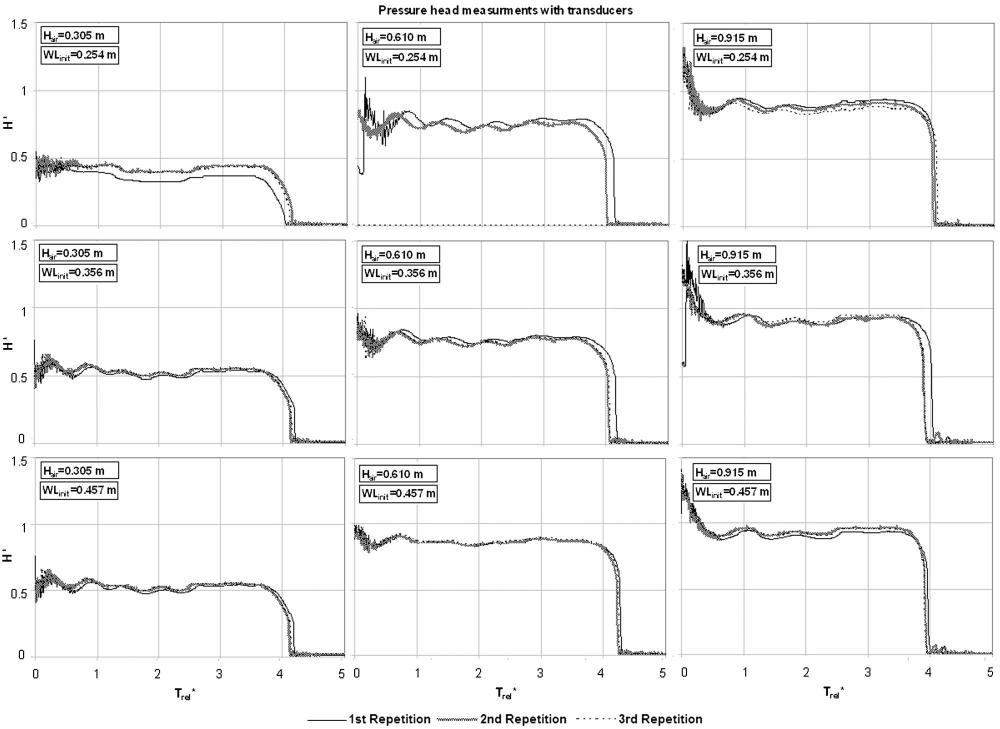
#> input picture tests/test_01_vw2011/cases/B_Dt12p7_Ha0610_Yfs0356/reference/paper_scans/raw_p5_x101_2000x1457.png, 2000 x 1457 px, found by its file name (shown at 1/2 size)
$ python digitize_paper_curves.py
#> lines starting #> are read from the running program, lines starting #| are printed output that depends on the picture; after the words box and inside, x2 and y2 are one past the last pixel; in counts of white or black regions, pixels touching at a corner belong together
# -*- coding: utf-8 -*-
"""Digitize the V&W (2011) JHE experimental curves for the selected case
(D_t = 12.7 mm -> D_t* = 0.135, H_a0 = 0.610 m, WL_init = 0.356 m).

Sources (native-resolution bitmaps extracted from the paper PDF):
  * _paper_figs/raw_p5_x101_2000x1457.png  = Fig. 6  (normalized pressure head H*,
    3x3 panels, x: T*_ref 0..5, y: H* 0..1.5) -- CENTER panel is our case.
  * _paper_figs/raw_p7_x121_2145x1534.png  = Fig. 8  (normalized Y*_fs & Y*_int,
    3x3 panels, x: T*_ref 3..5, y: Y* 0..1)   -- CENTER panel is our case.

Outputs (paper_reference/digitized/):
  * fig6_center_Hstar_band.csv   : Tstar, Hstar_med, Hstar_min, Hstar_max
  * fig8_center_levels.csv       : Tstar, Ystar, kind (fs = filled/x markers, int = open markers)
  * debug_fig6_panels.png / debug_fig8_panels.png   (detected panel boxes)
  * debug_fig6_extract.png / debug_fig8_extract.png (extraction overlay)
"""
from __future__ import annotations

import csv
from pathlib import Path

import numpy as np
from PIL import Image
from scipy import ndimage

HERE = Path(__file__).resolve().parent
FIGS = HERE / "_paper_figs"
OUT = HERE / "paper_reference" / "digitized"
OUT.mkdir(parents=True, exist_ok=True)

FIG6 = FIGS / "raw_p5_x101_2000x1457.png"   # pressure heads, Dt*=0.135
FIG8 = FIGS / "raw_p7_x121_2145x1534.png"   # levels, Dt*=0.135


def load_gray(p: Path) -> np.ndarray:
    return np.asarray(Image.open(p).convert("L"), dtype=np.uint8)


# [13 lines left out: function _cluster, not called in this run]


def find_panels(gray: np.ndarray, dark_thresh: int = 185):
    """Locate the 3x3 panel plot boxes via dilated connected components.

    The scan breaks border lines into fragments, so the raw binary image is
    dilated (2 px) first; each panel border box then forms one large
    component. The plot-area rectangle is refined inside each component bbox
    by finding the strongest dark row/column near each bbox edge (tick marks
    that stick out are short and cannot win). Returns [row][col] boxes in
    original-image pixel coordinates.
    """
    H, W = gray.shape
    boxes = []
    for thr in (dark_thresh, 200, 210):
        binm0 = gray < thr
        binm = ndimage.binary_dilation(binm0, iterations=2)
        lab, n = ndimage.label(binm)
        slices = ndimage.find_objects(lab)
        boxes = []
        for sl in slices:
            if sl is None:
                continue
            bh = sl[0].stop - sl[0].start
            bw = sl[1].stop - sl[1].start
            if bh < 0.20 * H or bw < 0.22 * W or bh > 0.45 * H or bw > 0.45 * W:
                continue
            ys0, ys1 = sl[0].start, sl[0].stop
            xs0, xs1 = sl[1].start, sl[1].stop
            sub = binm0[ys0:ys1, xs0:xs1]
            h, w = sub.shape
            edge = 24
            colcnt = sub.sum(axis=0)
            rowcnt = sub.sum(axis=1)
            x_left = int(np.argmax(colcnt[:edge]))
            x_right = w - edge + int(np.argmax(colcnt[-edge:]))
            y_top = int(np.argmax(rowcnt[:edge]))
            y_bot = h - edge + int(np.argmax(rowcnt[-edge:]))
            boxes.append((xs0 + x_left, xs0 + x_right, ys0 + y_top, ys0 + y_bot))
        if len(boxes) == 9:
            break
    if len(boxes) != 9:
        raise RuntimeError(f"expected 9 panel boxes, got {len(boxes)}: {boxes}")
    boxes.sort(key=lambda b: (b[2] + b[3]))          # by vertical position
    rows = [sorted(boxes[3 * r:3 * r + 3], key=lambda b: b[0]) for r in range(3)]
    return rows, boxes


def label_boxes_in_panel(gray: np.ndarray, box, dark_thresh: int = 185):
    """Find the in-panel H_air/WL_init label boxes (rectangular frames
    ~160x80 px) and return their bboxes in panel-crop coordinates.

    A genuine label box has a straight frame: its bbox top AND bottom rows are
    almost fully dark. Merged marker clusters of similar size fail that test.
    """
    x0, x1, y0, y1 = box
    sub = gray[y0 + 3:y1 - 2, x0 + 3:x1 - 2] < dark_thresh
    sub = ndimage.binary_dilation(sub, iterations=1)
    lab, n = ndimage.label(sub)
    out = []
    for i, sl in enumerate(ndimage.find_objects(lab), start=1):
        if sl is None:
            continue
        bh = sl[0].stop - sl[0].start
        bw = sl[1].stop - sl[1].start
        if not (40 <= bh <= 160 and 100 <= bw <= 340):
            continue
        mask = lab[sl] == i
        top_cov = mask[0:3].any(axis=0).sum() / bw
        bot_cov = mask[-3:].any(axis=0).sum() / bw
        if top_cov > 0.8 and bot_cov > 0.8:
            out.append((sl[1].start, sl[1].stop, sl[0].start, sl[0].stop))
    return out


def draw_panel_debug(gray: np.ndarray, panels, out_png: Path, center=(1, 1)):
    import matplotlib
    matplotlib.use("Agg")
    import matplotlib.pyplot as plt
    from matplotlib.patches import Rectangle

    fig, ax = plt.subplots(figsize=(11, 8))
    ax.imshow(gray, cmap="gray", vmin=0, vmax=255)
    for r in range(3):
        for c in range(3):
            x0, x1, y0, y1 = panels[r][c]
            ec = "#ef4444" if (r, c) == center else "#2b7fff"
            ax.add_patch(Rectangle((x0, y0), x1 - x0, y1 - y0, fill=False, edgecolor=ec, lw=1.6))
    ax.set_title("detected panel plot boxes (red = selected case panel)")
    ax.axis("off")
    fig.tight_layout()
    fig.savefig(out_png, dpi=140)
    plt.close(fig)


# ------------------------------------------------------------------ Fig. 6
def digitize_fig6(gray: np.ndarray, box, xlim=(0.0, 5.0), ylim=(0.0, 1.5),
                  dark_thresh: int = 150, label_masks=()):
    """Extract the pressure-head repetition band from one panel.

    label_masks: list of (mx0, mx1, my0, my1) bboxes (panel-crop coords) to
    blank out (the in-panel H_air/WL_init label boxes).
    """
    x0, x1, y0, y1 = box
    sub = gray[y0 + 3:y1 - 2, x0 + 3:x1 - 2]
    binm = sub < dark_thresh
    h, w = binm.shape

    for mx0, mx1, my0, my1 in label_masks:
        binm[max(my0 - 3, 0):my1 + 3, max(mx0 - 3, 0):mx1 + 3] = False

    Ts, med, lo, hi = [], [], [], []
    for px in range(w):
        ys = np.where(binm[:, px])[0]
        if ys.size == 0:
            continue
        tstar = xlim[0] + (px / (w - 1)) * (xlim[1] - xlim[0])
        # pixel row -> H*: row 0 = top = ylim[1]
        vals = ylim[1] - (ys / (h - 1)) * (ylim[1] - ylim[0])
        Ts.append(tstar)
        med.append(float(np.median(vals)))
        lo.append(float(vals.min()))
        hi.append(float(vals.max()))
    return np.array(Ts), np.array(med), np.array(lo), np.array(hi), binm


# ------------------------------------------------------------------ Fig. 8
def digitize_fig8(gray: np.ndarray, box, xlim=(3.0, 5.0), ylim=(0.0, 1.0),
                  dark_thresh: int = 150, label_masks=(),
                  max_cluster_h: int = 140, max_cluster_w: int = 260,
                  reclass_int_below: float = 0.5):
    """Extract Y*fs / Y*int scatter markers from one panel (Fig.7 or Fig.8 style).

    Marker classification: connected dark components; a component whose
    hole-filled area clearly exceeds its own area is an OPEN marker
    (diamond/square/circle = Y*_int); otherwise it is a filled marker or an
    'x' stroke (= Y*_fs).  Merged clusters up to max_cluster_h x max_cluster_w
    are split by distance-transform peaks.  Markers below reclass_int_below
    are forced to 'int' (the free surface never drops that low in these runs).
    """
    x0, x1, y0, y1 = box
    sub = gray[y0 + 3:y1 - 2, x0 + 3:x1 - 2]
    binm = sub < dark_thresh
    h, w = binm.shape

    for mx0, mx1, my0, my1 in label_masks:
        binm[max(my0 - 3, 0):my1 + 3, max(mx0 - 3, 0):mx1 + 3] = False

    def to_data(cx, cy):
        tstar = xlim[0] + (cx / (w - 1)) * (xlim[1] - xlim[0])
        ystar = ylim[1] - (cy / (h - 1)) * (ylim[1] - ylim[0])
        return tstar, ystar

    def center_is_open(cy, cx):
        """Open marker (ring) if the 3x3 neighbourhood of the centre is white."""
        y0w, y1w = max(int(cy) - 1, 0), min(int(cy) + 2, h)
        x0w, x1w = max(int(cx) - 1, 0), min(int(cx) + 2, w)
        return binm[y0w:y1w, x0w:x1w].sum() <= 2

    lab, n = ndimage.label(binm)
    pts = []
    comps = []
    for i, sl in enumerate(ndimage.find_objects(lab), start=1):
        if sl is None:
            continue
        mask = lab[sl] == i
        size = int(mask.sum())
        if size < 12:
            continue
        bh = sl[0].stop - sl[0].start
        bw = sl[1].stop - sl[1].start
        oy, ox = sl[0].start, sl[1].start
        if bh < 4 or bw < 4:                    # dust / grid dots
            continue
        if bh <= 30 and bw <= 30:
            # ---- single marker ----
            filled = ndimage.binary_fill_holes(mask)
            hole_ratio = float(filled.sum()) / size
            ys, xs = np.nonzero(mask)
            cx, cy = ox + float(xs.mean()), oy + float(ys.mean())
            kind = "int" if hole_ratio > 1.45 else "fs"
            tstar, ystar = to_data(cx, cy)
            pts.append((tstar, ystar, kind))
            comps.append((cx, cy, kind, size, hole_ratio))
        elif bh <= max_cluster_h and bw <= max_cluster_w:
            # ---- merged marker cluster: split by distance-transform peaks ----
            filled = ndimage.binary_fill_holes(mask)
            dist = ndimage.distance_transform_edt(filled)
            mx = ndimage.maximum_filter(dist, size=7)
            peaks = (dist >= mx - 1e-9) & (dist > 2.5)
            plab, pn = ndimage.label(peaks)
            if pn == 0:
                continue
            cents = ndimage.center_of_mass(peaks, plab, index=range(1, pn + 1))
            # merge peak centres closer than 6 px
            kept = []
            for cy0, cx0 in sorted(cents):
                if all((cy0 - ky) ** 2 + (cx0 - kx) ** 2 > 36.0 for ky, kx in kept):
                    kept.append((cy0, cx0))
            for cy0, cx0 in kept:
                cy, cx = oy + cy0, ox + cx0
                kind = "int" if center_is_open(cy, cx) else "fs"
                tstar, ystar = to_data(cx, cy)
                pts.append((tstar, ystar, kind))
                comps.append((cx, cy, kind, size, -1.0))
        # larger blobs (axis smears etc.) are ignored

    # zero-line placeholders (pre-arrival / post-event zeros) are dropped
    pts = [p for p in pts if p[1] > 0.03]
    # physics-informed reclassification: the free surface starts near
    # Y*fs0 = WL/L and only rises, so every marker below reclass_int_below is
    # necessarily the air-water interface (markers half-cut by the axis crop
    # sometimes fail the hollow test).
    pts = [(t, y, ("int" if y < reclass_int_below else k)) for (t, y, k) in pts]
    return pts, comps, binm


def main():
    import matplotlib
    matplotlib.use("Agg")
    import matplotlib.pyplot as plt

    # ---------------- Fig. 6 : pressure head ----------------
    g6 = load_gray(FIG6)
#> in load_gray, returned value is the input picture: shape (1457, 2000); min 0, max 255, mean 245.3
    panels6, _ = find_panels(g6)
#> the loop in find_panels, `for thr in (dark_thresh, 200, 210):` made 1 pass
#> n on pass 1: 266
#> pass 1, in find_panels, `lab, n = ndimage.label(binm)`:
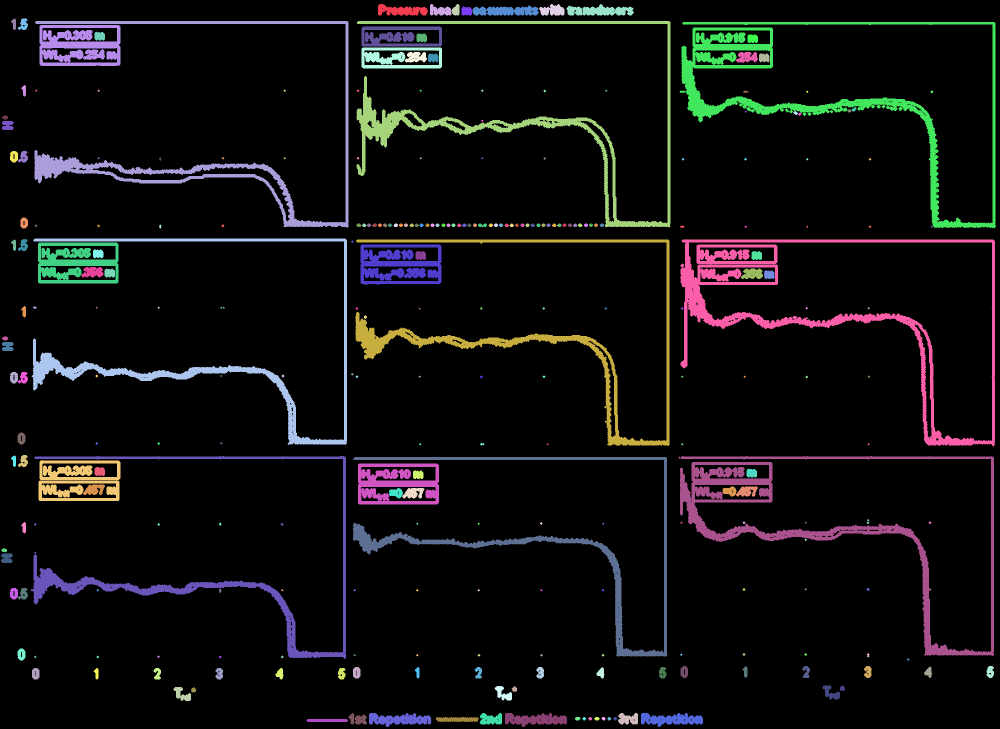
#> lab: shape (1457, 2000) int32 (shown at 1/2 size); 267 distinct labels, from 0 to 266; one colour per label, 0 black
#> in find_panels, `rows = [sorted(boxes[3 * r:3 * r + 3], key=lambda b: b[0]) for r in ra..`: rows = [[(81, 694, 44, 447), (726, 1337, 45, 449), (1382, 1987, 46, 449)], [(79, 690, 480, 884), (725, 1335, 481, 884), (1372, 1986, 482, 884)], [(81, 688, 915, 1308), (718, 1331, 917, 1308), (1363, 1984, 915, 1306)]]
#> panels6 has the same summary as rows in find_panels
    draw_panel_debug(g6, panels6, OUT / "debug_fig6_panels.png")
    box6 = panels6[1][1]
#> box6 = (725, 1335, 481, 884)
    masks6 = label_boxes_in_panel(g6, box6)
#> in label_boxes_in_panel, `x0, x1, y0, y1 = box`: x0 = 725; x1 = 1335; y0 = 481; y1 = 884
#> in label_boxes_in_panel, `lab, n = ndimage.label(sub)`:
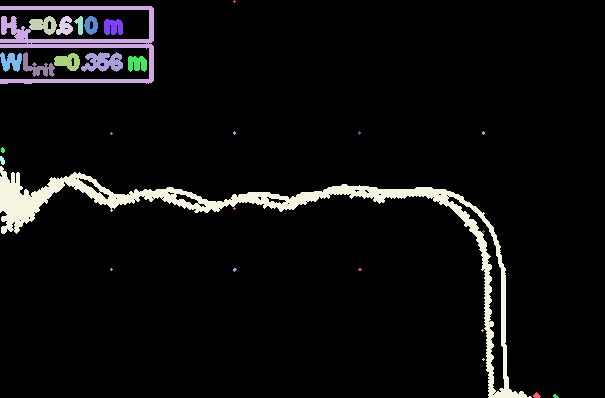
#> lab: shape (398, 605) int32; 29 distinct labels, from 0 to 28; one colour per label, 0 black
#> in label_boxes_in_panel, `lab, n = ndimage.label(sub)`: n = 28
#> the loop in label_boxes_in_panel, `for i, sl in enumerate(ndimage.find_objects(lab), start=1):` made 28 passes
#> (bh, bw) on passes 1, 3, 4, 5, 6, 7, 8, 9: (3, 3), (19, 28), (19, 17), (19, 9), (19, 14), (16, 19), (20, 22), (25, 32)
#> after the loop in label_boxes_in_panel, `for i, sl in enumerate(ndimage.find_objects(lab), start=1):`: out = [(0, 154, 6, 84)]
#> masks6 = [(0, 154, 6, 84)]
    print("fig6 label masks:", masks6)
#| fig6 label masks: [(0, 154, 6, 84)]
    T6, med6, lo6, hi6, bin6 = digitize_fig6(g6, box6, label_masks=masks6)
#> in digitize_fig6, `x0, x1, y0, y1 = box`: x0 = 725; x1 = 1335; y0 = 481; y1 = 884
#> the loop in digitize_fig6, `for mx0, mx1, my0, my1 in label_masks:` made 1 pass
#> after the loop in digitize_fig6, `for mx0, mx1, my0, my1 in label_masks:`:
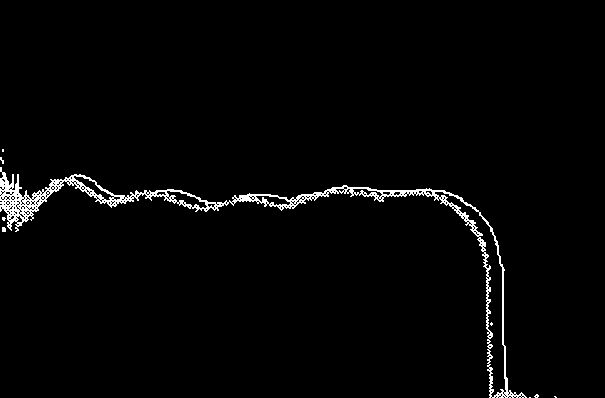
#> binm: shape (398, 605) bool; 2.1% white in thin lines or dots, all inside (x1, y1, x2, y2) = (0, 149, 557, 398)
#> the loop in digitize_fig6, `for px in range(w):` made 605 passes
#> ys on passes 35, 40, 43: [192, 193, 195, 196, 199, 200, 202, 203, 205, 206, 209, 210], [190, 191, 194, 195, 197, 198, 200, 201, 202, 203, 204, 205], [189, 190, 191, 194, 195, 197, 198, 200, 201, 202]
#> after the loop in digitize_fig6, `for px in range(w):`: Ts = 537 values from 0 to 4.6; hi = 537 values, max 0.937 at index 2, min 0 at index 526, mean 0.726; lo = 537 values, max 0.82 at index 64, min 0 at index 489, mean 0.665; med = 537 values, max 0.824 at index 65, min 0 at index 526, mean 0.695
#> T6 = 537 values from 0 to 4.6; med6 has the same summary as med in digitize_fig6; lo6 has the same summary as lo in digitize_fig6; hi6 has the same summary as hi in digitize_fig6
    with (OUT / "fig6_center_Hstar_band.csv").open("w", newline="") as f:
        wcsv = csv.writer(f)
        wcsv.writerow(["Tstar", "Hstar_med", "Hstar_min", "Hstar_max"])
        for row in zip(T6, med6, lo6, hi6):
            wcsv.writerow([f"{v:.5f}" for v in row])
#> this loop made 537 passes
#> row on passes 1 to 3: (0, 0.784, 0.703, 0.907), (0.00828, 0.803, 0.707, 0.907), (0.0166, 0.778, 0.627, 0.937)

    fig, (a1, a2) = plt.subplots(1, 2, figsize=(13, 4.6))
    a1.imshow(bin6, cmap="gray_r")
    a1.set_title("Fig.6 center panel: extracted dark pixels (label box masked)")
    a2.fill_between(T6, lo6, hi6, color="#9ca3af", alpha=0.45, label="digitized min-max band")
    a2.plot(T6, med6, color="#111827", lw=1.2, label="digitized median")
    a2.set_xlim(0, 5); a2.set_ylim(0, 1.5); a2.grid(alpha=0.3)
    a2.set_xlabel("T*_ref"); a2.set_ylabel("H*")
    a2.legend(frameon=False, fontsize=8)
    a2.set_title("digitized H* (paper Fig.6, Ha0=0.610, WL=0.356)")
    fig.tight_layout(); fig.savefig(OUT / "debug_fig6_extract.png", dpi=140); plt.close(fig)

    # ---------------- Fig. 8 : levels ----------------
    g8 = load_gray(FIG8)
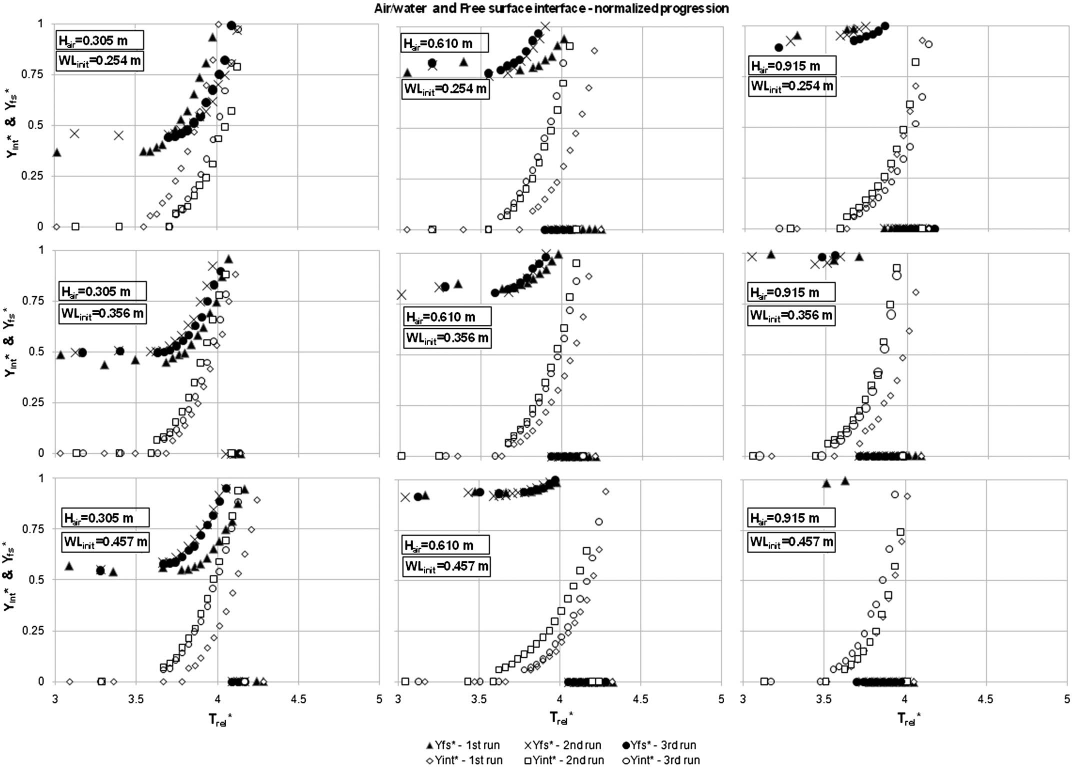
#> input picture tests/test_01_vw2011/cases/B_Dt12p7_Ha0610_Yfs0356/reference/paper_scans/raw_p7_x121_2145x1534.png, 2145 x 1534 px, found by its file name (shown at 1/2 size)
#> in load_gray, returned value is the input picture: shape (1534, 2145); min 0, max 255, mean 242.9
    panels8, _ = find_panels(g8)
#> the loop in find_panels (call 2), `for thr in (dark_thresh, 200, 210):` made 2 passes
#> n on passes 1 to 2: 537, 199
#> pass 1, in find_panels (call 2), `lab, n = ndimage.label(binm)`:
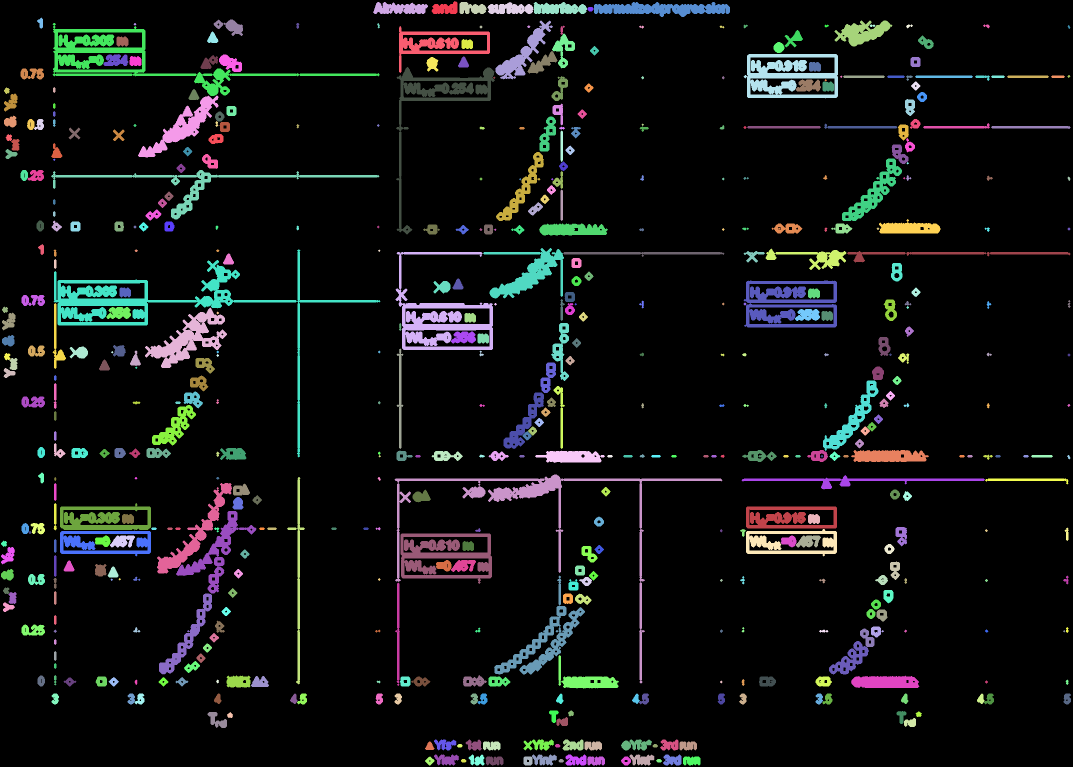
#> lab: shape (1534, 2145) int32 (shown at 1/2 size); 538 distinct labels, from 0 to 537; one colour per label, 0 black
#> pass 2, in find_panels (call 2), `binm0 = gray < thr`:
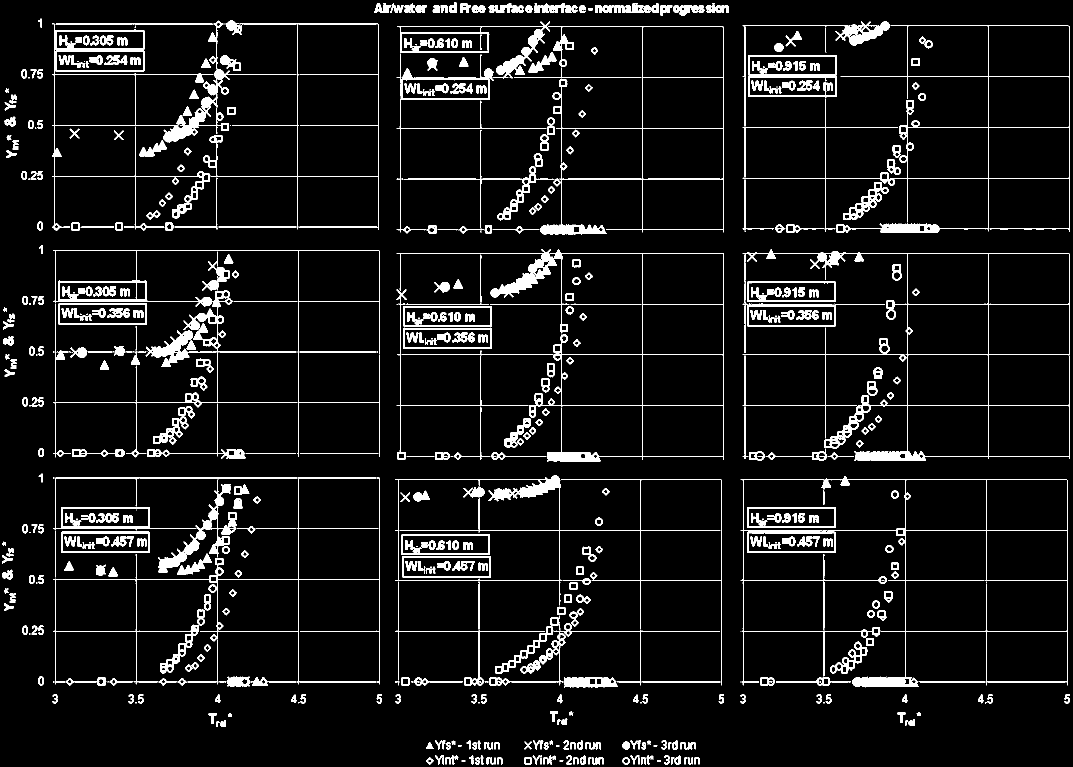
#> binm0: shape (1534, 2145) bool (shown at 1/2 size); 6.9% white; 761 white regions (115 under 20 px), largest, box (x1, y1, x2, y2) and area: (793, 498, 1448, 920) 9224, (106, 561, 595, 915) 8561, (1481, 952, 2135, 1375) 8484
#> (the rest of the program and of its run is left out)
